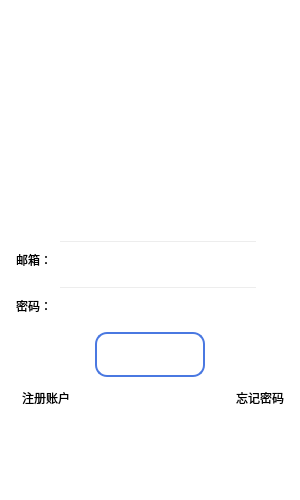
<?xml version="1.0" encoding="UTF-8"?>
<ui version="4.0">
 <class>Login</class>
 <widget class="QDialog" name="Login">
  <property name="geometry">
   <rect>
    <x>0</x>
    <y>0</y>
    <width>300</width>
    <height>500</height>
   </rect>
  </property>
  <property name="minimumSize">
   <size>
    <width>300</width>
    <height>450</height>
   </size>
  </property>
  <property name="maximumSize">
   <size>
    <width>300</width>
    <height>500</height>
   </size>
  </property>
  <property name="windowTitle">
   <string>Dialog</string>
  </property>
  <property name="styleSheet">
   <string notr="true">background: transparent;</string>
  </property>
  <layout class="QHBoxLayout" name="horizontalLayout_2">
   <item>
    <layout class="QVBoxLayout" name="verticalLayout_2">
     <property name="leftMargin">
      <number>5</number>
     </property>
     <property name="topMargin">
      <number>5</number>
     </property>
     <property name="rightMargin">
      <number>5</number>
     </property>
     <property name="bottomMargin">
      <number>5</number>
     </property>
     <item>
      <widget class="QWidget" name="widget" native="true">
       <layout class="QGridLayout" name="gridLayout">
        <item row="1" column="0">
         <widget class="QLabel" name="headLabel">
          <property name="minimumSize">
           <size>
            <width>200</width>
            <height>200</height>
           </size>
          </property>
          <property name="maximumSize">
           <size>
            <width>200</width>
            <height>200</height>
           </size>
          </property>
          <property name="text">
           <string/>
          </property>
          <property name="pixmap">
           <pixmap resource="rc.qrc">:/icon.ico</pixmap>
          </property>
          <property name="alignment">
           <set>Qt::AlignmentFlag::AlignCenter</set>
          </property>
          <property name="wordWrap">
           <bool>false</bool>
          </property>
         </widget>
        </item>
       </layout>
      </widget>
     </item>
     <item>
      <layout class="QHBoxLayout" name="horizontalLayout_3">
       <item>
        <widget class="QLabel" name="userLabel">
         <property name="minimumSize">
          <size>
           <width>0</width>
           <height>25</height>
          </size>
         </property>
         <property name="maximumSize">
          <size>
           <width>16777215</width>
           <height>25</height>
          </size>
         </property>
         <property name="text">
          <string>邮箱：</string>
         </property>
        </widget>
       </item>
       <item>
        <widget class="QLineEdit" name="userEdit">
         <property name="minimumSize">
          <size>
           <width>0</width>
           <height>40</height>
          </size>
         </property>
         <property name="maximumSize">
          <size>
           <width>16777215</width>
           <height>40</height>
          </size>
         </property>
         <property name="styleSheet">
          <string notr="true"/>
         </property>
        </widget>
       </item>
       <item>
        <widget class="QLabel" name="waitwait">
         <property name="minimumSize">
          <size>
           <width>20</width>
           <height>20</height>
          </size>
         </property>
         <property name="maximumSize">
          <size>
           <width>20</width>
           <height>20</height>
          </size>
         </property>
         <property name="text">
          <string/>
         </property>
        </widget>
       </item>
      </layout>
     </item>
     <item>
      <layout class="QHBoxLayout" name="horizontalLayout_4">
       <item>
        <widget class="QLabel" name="passwordLabel">
         <property name="minimumSize">
          <size>
           <width>0</width>
           <height>25</height>
          </size>
         </property>
         <property name="maximumSize">
          <size>
           <width>16777215</width>
           <height>25</height>
          </size>
         </property>
         <property name="text">
          <string>密码：</string>
         </property>
        </widget>
       </item>
       <item>
        <widget class="QLineEdit" name="passwordEdit">
         <property name="minimumSize">
          <size>
           <width>0</width>
           <height>40</height>
          </size>
         </property>
         <property name="maximumSize">
          <size>
           <width>16777215</width>
           <height>40</height>
          </size>
         </property>
         <property name="styleSheet">
          <string notr="true"/>
         </property>
        </widget>
       </item>
       <item>
        <widget class="clickedLabel" name="passwdvisit">
         <property name="minimumSize">
          <size>
           <width>20</width>
           <height>20</height>
          </size>
         </property>
         <property name="maximumSize">
          <size>
           <width>20</width>
           <height>20</height>
          </size>
         </property>
         <property name="text">
          <string/>
         </property>
        </widget>
       </item>
      </layout>
     </item>
     <item>
      <layout class="QHBoxLayout" name="horizontalLayout_6">
       <item>
        <spacer name="horizontalSpacer_2">
         <property name="orientation">
          <enum>Qt::Orientation::Horizontal</enum>
         </property>
         <property name="sizeHint" stdset="0">
          <size>
           <width>40</width>
           <height>20</height>
          </size>
         </property>
        </spacer>
       </item>
       <item>
        <widget class="QPushButton" name="loginButton">
         <property name="minimumSize">
          <size>
           <width>110</width>
           <height>45</height>
          </size>
         </property>
         <property name="maximumSize">
          <size>
           <width>110</width>
           <height>45</height>
          </size>
         </property>
         <property name="styleSheet">
          <string notr="true">QPushButton {
    background: qlineargradient(spread:pad, x1:0, y1:0, x2:1, y2:0, 
    stop:0 #6A9FFF, stop:1 #4A78E1); /* 渐变背景 */
    border-radius: 12px; /* 圆角效果 */
    border: 2px solid #4A78E1; /* 边框颜色 */
    padding: 12px 24px; /* 调整内边距，确保文字显示完整 */
    font-size: 16px; /* 调整字体大小 */
    color: white; /* 字体颜色 */
    text-align: center; /* 文字居中 */
    transition: all 0.3s ease; /* 平滑过渡效果 */
}

QPushButton:hover {
    background: qlineargradient(spread:pad, x1:0, y1:0, x2:1, y2:0, 
    stop:0 #4A78E1, stop:1 #6A9FFF); /* 悬停时的渐变背景 */
    border: 2px solid #3A6C99; /* 悬停时的边框颜色 */
    box-shadow: 0px 4px 10px rgba(0, 0, 0, 0.2); /* 悬停时的阴影效果 */
}

QPushButton:pressed {
    background-color: #3A6C99; /* 按下时的背景色 */
    border: 2px solid #3A6C99; /* 按下时的边框颜色 */
    box-shadow: 0px 2px 5px rgba(0, 0, 0, 0.2); /* 按下时的阴影效果 */
}

QPushButton:focus {
    outline: none; /* 去掉焦点时的外轮廓 */
}
</string>
         </property>
         <property name="text">
          <string>登录</string>
         </property>
        </widget>
       </item>
       <item>
        <spacer name="horizontalSpacer_3">
         <property name="orientation">
          <enum>Qt::Orientation::Horizontal</enum>
         </property>
         <property name="sizeHint" stdset="0">
          <size>
           <width>40</width>
           <height>20</height>
          </size>
         </property>
        </spacer>
       </item>
      </layout>
     </item>
     <item>
      <layout class="QHBoxLayout" name="horizontalLayout_5">
       <item>
        <widget class="QPushButton" name="regButton">
         <property name="minimumSize">
          <size>
           <width>60</width>
           <height>30</height>
          </size>
         </property>
         <property name="maximumSize">
          <size>
           <width>60</width>
           <height>30</height>
          </size>
         </property>
         <property name="styleSheet">
          <string notr="true">border: none; outline: none;</string>
         </property>
         <property name="text">
          <string>注册账户</string>
         </property>
        </widget>
       </item>
       <item>
        <spacer name="horizontalSpacer">
         <property name="orientation">
          <enum>Qt::Orientation::Horizontal</enum>
         </property>
         <property name="sizeHint" stdset="0">
          <size>
           <width>40</width>
           <height>20</height>
          </size>
         </property>
        </spacer>
       </item>
       <item>
        <widget class="clickedLabel" name="forgetLabel">
         <property name="minimumSize">
          <size>
           <width>0</width>
           <height>25</height>
          </size>
         </property>
         <property name="maximumSize">
          <size>
           <width>16777215</width>
           <height>25</height>
          </size>
         </property>
         <property name="text">
          <string>忘记密码</string>
         </property>
        </widget>
       </item>
      </layout>
     </item>
     <item>
      <widget class="QLabel" name="errTip">
       <property name="text">
        <string/>
       </property>
       <property name="alignment">
        <set>Qt::AlignmentFlag::AlignCenter</set>
       </property>
      </widget>
     </item>
    </layout>
   </item>
  </layout>
 </widget>
 <customwidgets>
  <customwidget>
   <class>clickedLabel</class>
   <extends>QLabel</extends>
   <header location="global">clickedlabel.h</header>
  </customwidget>
 </customwidgets>
 <resources>
  <include location="rc.qrc"/>
 </resources>
 <connections/>
</ui>
